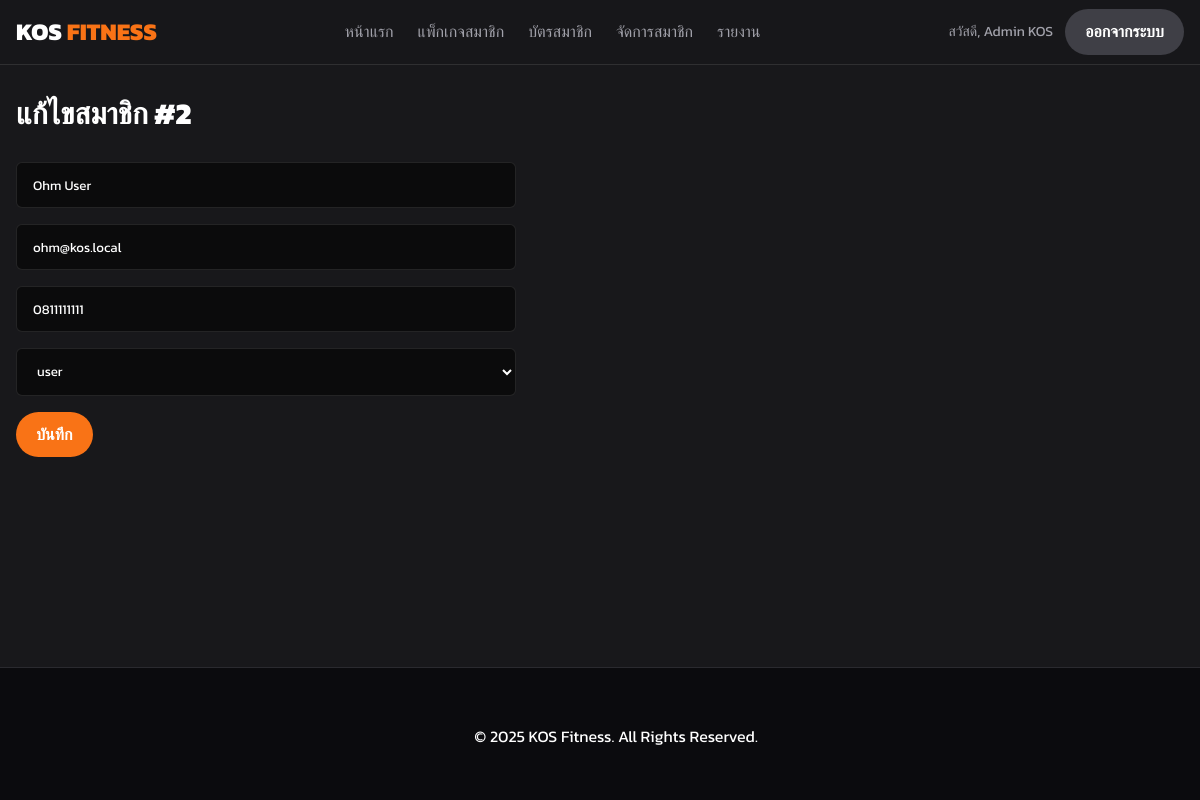
Page /member/edit.php?id=2 (signed in) on the committed database.
### tables this page shows
CREATE TABLE `users` (
  `id` int(11) NOT NULL,
  `full_name` varchar(100) NOT NULL,
  `email` varchar(120) DEFAULT NULL,
  `phone` varchar(20) DEFAULT NULL,
  `password` varchar(255) NOT NULL,
  `role` enum('user','admin') DEFAULT 'user',
  `created_at` timestamp NOT NULL DEFAULT current_timestamp()
);

### member/edit.php (the view, shortened to what this page needs)
<?php
require_once "../includes/conn.php"; require_once "../includes/auth.php"; require_admin();
$id = intval($_GET['id'] ?? 0);
$u = $conn->query("SELECT * FROM users WHERE id={$id}")->fetch_assoc();
?>
<?php include "../shared/header.php"; ?>
<br>
<div class="form-container">
    <h1 class="page-title">แก้ไขสมาชิก #<?=$id?></h1>
    <form method="post">
        <div class="form-group"><input class="form-input" name="full_name" value="<?=htmlspecialchars($u['full_name'])?>" required></div>
        <div class="form-group"><input class="form-input" type="email" name="email" value="<?=htmlspecialchars($u['email'])?>" required></div>
        <div class="form-group"><input class="form-input" name="phone" value="<?=htmlspecialchars($u['phone'])?>"></div>
        <div class="form-group">
            <select class="form-select" name="role">
                <option value="user" <?=$u['role']=='user'?'selected':''?>>user</option>
            </select>
        </div>
        <button class="btn btn-primary">บันทึก</button>
    </form>
</div>
<?php include "../shared/footerhome.php"; ?>

### assets/style.css (style rules this page uses)
:root { --color-orange: #F97316; --color-orange-dark: #DD6B20; --color-dark: #18181b; --color-darker: #0b0b0c; --color-border: rgba(255, 255, 255, 0.1); --color-text: #ffffff; --color-text-muted: #a1a1aa; --color-green: #4ade80; --color-red: #ef4444; }
html { scroll-behavior: smooth; }
body { font-family: 'Kanit', sans-serif; background-color: var(--color-dark); color: var(--color-text); margin: 0; padding-top: 64px; line-height: 1.6; }
.page-title { font-size: 1.875rem; font-weight: 800; margin-bottom: 1.5rem; margin-top: 0; }
.form-container { max-width: 500px; }
.form-group { margin-bottom: 1rem; }
.form-input, .form-select { width: 100%; box-sizing: border-box; padding: 0.75rem 1rem; border-radius: 0.375rem; background-color: var(--color-darker); border: 1px solid var(--color-border); color: var(--color-text); font-family: 'Kanit', sans-serif; }
.btn { display: inline-block; padding: 0.6rem 1.2rem; border-radius: 9999px; font-weight: 600; text-align: center; border: 1px solid transparent; cursor: pointer; transition: background-color 0.2s, border-color 0.2s; white-space: nowrap; }
.btn-primary { background-color: var(--color-orange); color: var(--color-text); }
.btn { font-family: 'Kanit', sans-serif; font-size: 1rem; }
button.btn { font-family: inherit; }
:root { --bg: #18181b; --bg-2: #0b0b0e; --text: #ffffff; --muted: #a1a1aa; --border: #27272a; --accent: #f97316; }

### rows in the picture
users: full_name "Ohm User", email "ohm@kos.local", phone "0811111111", role "user"

### other values in the picture
$_SESSION['user']['full_name'] "Admin KOS"
$id "2"
